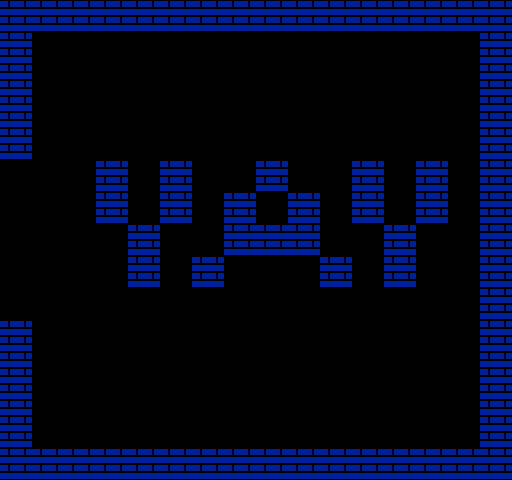

Rendered tile map (Tiled .tmx) drawn with the repository's tilesets; below, a short description and the full map source, tile grids included:
An orthogonal 16x15 tile map with 32x32 px tiles, 1 tile layer (Tile Layer 1).

<map version="1.9" tiledversion="1.9.2" orientation="orthogonal" renderorder="right-down" width="16" height="15" tilewidth="32" tileheight="32" infinite="0" nextlayerid="2" nextobjectid="1">
 <tileset firstgid="1" source="metatile.tsx" />
 <layer id="1" name="Tile Layer 1" width="16" height="15">
  <data encoding="csv">
2,2,2,2,2,2,2,2,2,2,2,2,2,2,2,2,
2,1,1,1,1,1,1,1,1,1,1,1,1,1,1,2,
2,1,1,1,1,1,1,1,1,1,1,1,1,1,1,2,
2,1,1,1,1,1,1,1,1,1,1,1,1,1,1,2,
2,1,1,1,1,1,1,1,1,1,1,1,1,1,1,2,
1,1,1,2,1,2,1,1,2,1,1,2,1,2,1,2,
1,1,1,2,1,2,1,2,1,2,1,2,1,2,1,2,
1,1,1,1,2,1,1,2,2,2,1,1,2,1,1,2,
1,1,1,1,2,1,2,1,1,1,2,1,2,1,1,2,
1,1,1,1,1,1,1,1,1,1,1,1,1,1,1,2,
2,1,1,1,1,1,1,1,1,1,1,1,1,1,1,2,
2,1,1,1,1,1,1,1,1,1,1,1,1,1,1,2,
2,1,1,1,1,1,1,1,1,1,1,1,1,1,1,2,
2,1,1,1,1,1,1,1,1,1,1,1,1,1,1,2,
2,2,2,2,2,2,2,2,2,2,2,2,2,2,2,2
</data>
 </layer>
</map>